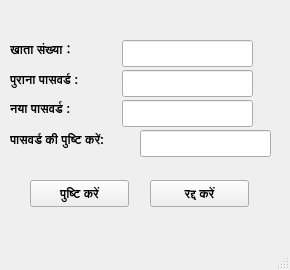
<?xml version="1.0" encoding="UTF-8"?>
<ui version="4.0">
 <class>Chgpwd</class>
 <widget class="QMainWindow" name="Chgpwd">
  <property name="geometry">
   <rect>
    <x>0</x>
    <y>0</y>
    <width>290</width>
    <height>270</height>
   </rect>
  </property>
  <property name="windowTitle">
   <string>MainWindow</string>
  </property>
  <widget class="QWidget" name="centralwidget">
   <widget class="QLabel" name="label">
    <property name="geometry">
     <rect>
      <x>10</x>
      <y>40</y>
      <width>81</width>
      <height>17</height>
     </rect>
    </property>
    <property name="font">
     <font>
      <weight>75</weight>
      <bold>true</bold>
     </font>
    </property>
    <property name="text">
     <string>खाता संख्या：</string>
    </property>
   </widget>
   <widget class="QLabel" name="label_2">
    <property name="geometry">
     <rect>
      <x>10</x>
      <y>70</y>
      <width>101</width>
      <height>20</height>
     </rect>
    </property>
    <property name="font">
     <font>
      <weight>75</weight>
      <bold>true</bold>
     </font>
    </property>
    <property name="text">
     <string>पुराना पासवर्ड :</string>
    </property>
   </widget>
   <widget class="QLabel" name="label_3">
    <property name="geometry">
     <rect>
      <x>10</x>
      <y>100</y>
      <width>101</width>
      <height>17</height>
     </rect>
    </property>
    <property name="font">
     <font>
      <weight>75</weight>
      <bold>true</bold>
     </font>
    </property>
    <property name="text">
     <string>नया पासवर्ड :</string>
    </property>
   </widget>
   <widget class="QLabel" name="label_4">
    <property name="geometry">
     <rect>
      <x>10</x>
      <y>130</y>
      <width>121</width>
      <height>20</height>
     </rect>
    </property>
    <property name="font">
     <font>
      <weight>75</weight>
      <bold>true</bold>
     </font>
    </property>
    <property name="text">
     <string>पासवर्ड की पुष्टि करें:</string>
    </property>
   </widget>
   <widget class="QLineEdit" name="lePwd">
    <property name="geometry">
     <rect>
      <x>122</x>
      <y>70</y>
      <width>131</width>
      <height>27</height>
     </rect>
    </property>
    <property name="echoMode">
     <enum>QLineEdit::Password</enum>
    </property>
   </widget>
   <widget class="QLineEdit" name="leNewPwd">
    <property name="geometry">
     <rect>
      <x>122</x>
      <y>100</y>
      <width>131</width>
      <height>27</height>
     </rect>
    </property>
    <property name="echoMode">
     <enum>QLineEdit::Password</enum>
    </property>
   </widget>
   <widget class="QLineEdit" name="leNewPwdCopy">
    <property name="geometry">
     <rect>
      <x>140</x>
      <y>130</y>
      <width>131</width>
      <height>27</height>
     </rect>
    </property>
    <property name="echoMode">
     <enum>QLineEdit::Normal</enum>
    </property>
   </widget>
   <widget class="QLineEdit" name="leUid">
    <property name="geometry">
     <rect>
      <x>122</x>
      <y>40</y>
      <width>131</width>
      <height>27</height>
     </rect>
    </property>
   </widget>
   <widget class="QPushButton" name="pbSubmit">
    <property name="geometry">
     <rect>
      <x>30</x>
      <y>180</y>
      <width>99</width>
      <height>27</height>
     </rect>
    </property>
    <property name="font">
     <font>
      <weight>75</weight>
      <bold>true</bold>
     </font>
    </property>
    <property name="text">
     <string>पुष्टि करें</string>
    </property>
   </widget>
   <widget class="QPushButton" name="pbQuit">
    <property name="geometry">
     <rect>
      <x>150</x>
      <y>180</y>
      <width>99</width>
      <height>27</height>
     </rect>
    </property>
    <property name="font">
     <font>
      <weight>75</weight>
      <bold>true</bold>
     </font>
    </property>
    <property name="text">
     <string>रद्द करें</string>
    </property>
   </widget>
  </widget>
  <widget class="QMenuBar" name="menubar">
   <property name="geometry">
    <rect>
     <x>0</x>
     <y>0</y>
     <width>290</width>
     <height>22</height>
    </rect>
   </property>
  </widget>
  <widget class="QStatusBar" name="statusbar"/>
 </widget>
 <resources/>
 <connections/>
</ui>
